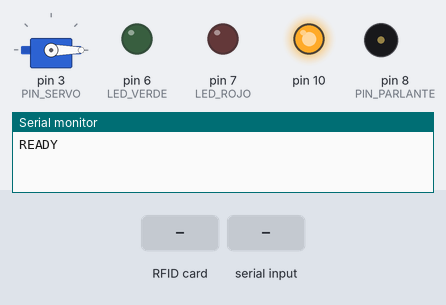
A sketch run on a simulated Arduino Uno, built with avr-gcc and run on an emulated ATmega328P. Parts: servo, output pins drawn as LEDs (lit = HIGH), buzzer (waves = sounding), the last lines printed to the serial monitor. Inputs (shaded band) come from the test bench.

Above: at 1.2 s.
1.3 s: RFID card 5E 7A 19 C4 held to the reader
2.8 s: "1\n" received over Serial
At 3.2 s:
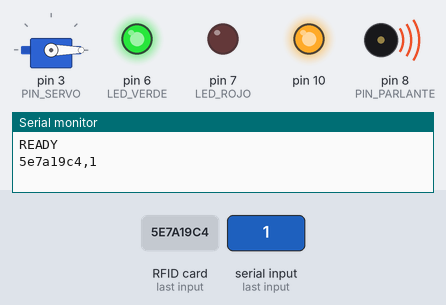
At 5.8 s:
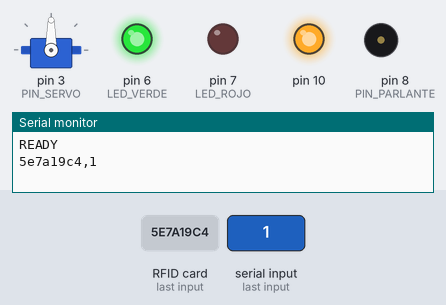
Timing chart, 0 to 10.5 s (numbered marks = the images above; inputs shaded):
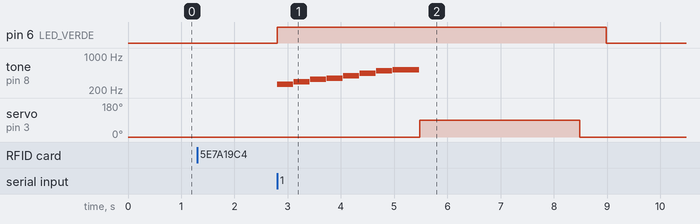

Measured:
- after the input at 2.8 s, pin 6 (LED_VERDE): LOW → HIGH at once, → LOW 6.2 s later; pin 7 (LED_ROJO): stays LOW (without the input it goes to HIGH after 6.5 s); servo on pin 3 (PIN_SERVO): 0° → 90° after 2.7 s, → 0° 3.0 s later
- by itself, tone on pin 8 (PIN_PARLANTE): plays 262 Hz for 0.30 s, 294 Hz for 0.30 s, 330 Hz for 0.30 s, 349 Hz for 0.30 s, 392 Hz for 0.30 s, 440 Hz for 0.30 s … (8 notes in this stretch)

The sketch:

rfid_lector_servo_adafruit.ino
```cpp
#include <SPI.h>
#include <Wire.h>
#include <Servo.h>
#include <Adafruit_PN532.h>

#define PN532_IRQ 2
#define PN532_RESET -1
#define LED_VERDE 6
#define LED_ROJO 7
#define PIN_SERVO 3
#define PIN_PARLANTE 8
#define ID_LAB 1        // Número de laboratorio/puerta
#define TIMEOUT_MS 8000 // Tiempo máximo esperando respuesta del bridge

#define DO 262
#define RE 294
#define MI 330
#define FA 349
#define SOL 392
#define LA 440
#define SI 494
#define DO2 523

int melodiaOk[] = {DO, RE, MI, FA, SOL, LA, SI, DO2};
int duracionesOk[] = {300, 300, 300, 300, 300, 300, 300, 500};
int totalNotasOk = 8;

Adafruit_PN532 nfc(PN532_IRQ, PN532_RESET);
Servo miServo;
String BufferID = "";

// ── Helpers de actuadores ──────────────────────────────

void accesoPermitido()
{
  digitalWrite(LED_VERDE, HIGH);
  digitalWrite(LED_ROJO, LOW);

  // Melodía de éxito
  miServo.detach();
  for (int i = 0; i < totalNotasOk; i++)
  {
    tone(PIN_PARLANTE, melodiaOk[i], duracionesOk[i]);
    delay(duracionesOk[i] + 10);
  }
  noTone(PIN_PARLANTE);
  miServo.attach(PIN_SERVO);

  miServo.write(90);
  delay(3000);
  miServo.write(0);
  delay(500);

  digitalWrite(LED_VERDE, LOW);
}

void accesoDenegado()
{
  digitalWrite(LED_VERDE, LOW);
  digitalWrite(LED_ROJO, HIGH);

  // Sonido de error
  miServo.detach();
  tone(PIN_PARLANTE, 300, 400);
  delay(450);
  tone(PIN_PARLANTE, 200, 400);
  delay(450);
  noTone(PIN_PARLANTE);
  miServo.attach(PIN_SERVO);

  delay(500);
  digitalWrite(LED_ROJO, LOW);
}

// ── Setup ──────────────────────────────────────────────

void setup()
{
  Serial.begin(9600);
  SPI.begin();
  nfc.begin();

  pinMode(LED_VERDE, OUTPUT);
  pinMode(LED_ROJO, OUTPUT);
  pinMode(PIN_PARLANTE, OUTPUT);

  miServo.attach(PIN_SERVO);
  miServo.write(0);

  uint32_t versiondata = nfc.getFirmwareVersion();
  if (!versiondata)
  {
    Serial.println("ERROR:PN532_NO_ENCONTRADO");
    while (1)
      ;
  }

  nfc.SAMConfig();
  Serial.println("READY"); // bridge.js puede esperar este mensaje al iniciar
}

// ── Loop ───────────────────────────────────────────────

void loop()
{
  uint8_t uid[7];
  uint8_t uidLength;

  bool cardFound = nfc.readPassiveTargetID(PN532_MIFARE_ISO14443A, uid, &uidLength, 1000);

  if (!cardFound)
    return;

  // 1. Construir UID como string hex
  BufferID = "";
  for (uint8_t i = 0; i < uidLength; i++)
  {
    if (uid[i] < 0x10)
      BufferID += "0";
    BufferID += String(uid[i], HEX);
  }

  // 2. Enviar al bridge: "cardUuid,labId\n"
  Serial.print(BufferID);
  Serial.print(",");
  Serial.println(ID_LAB); // println agrega \n automáticamente

  // 3. Esperar respuesta del bridge con timeout
  String respuesta = "";
  unsigned long inicio = millis();

  while (millis() - inicio < TIMEOUT_MS)
  {
    if (Serial.available())
    {
      respuesta = Serial.readStringUntil('\n');
      respuesta.trim();
      break;
    }
  }

  // 4. Actuar según respuesta
  if (respuesta == "1")
  {
    accesoPermitido();
  }
  else
  {
    // "0" explícito o timeout → denegar
    accesoDenegado();
  }

  // 5. Pausa anti-rebote antes de leer otra tarjeta
  delay(1500);
}
```
